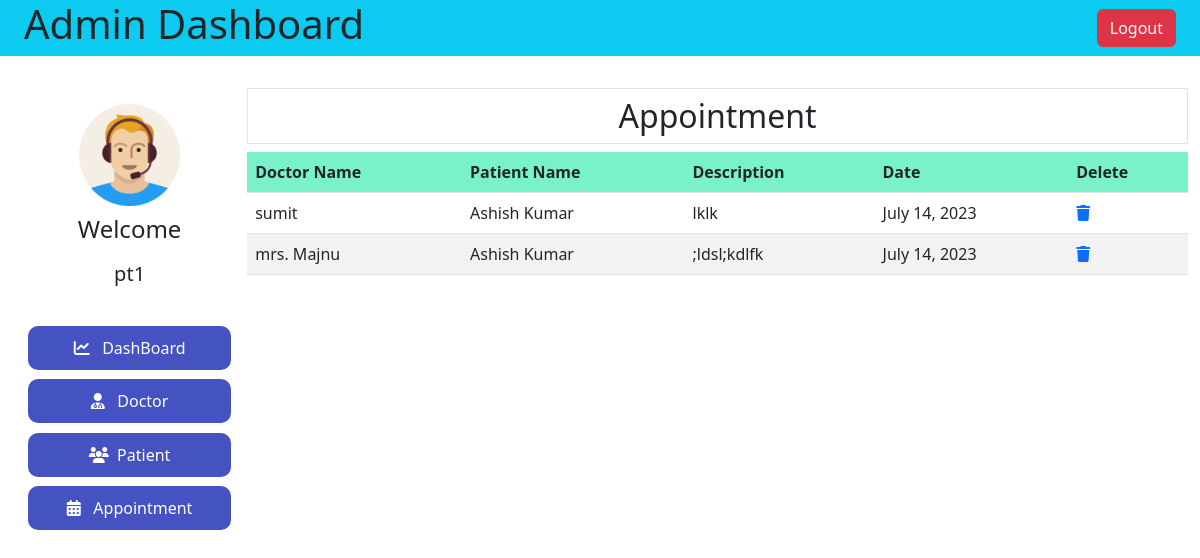
The page /admin-view-appointment/ (signed in) on the database its author committed.
### hospital/models.py (models this page shows, shortened)
class Appointment(models.Model):
    patientId = models.PositiveIntegerField(null=True)
    doctorId = models.PositiveIntegerField(null=True)
    patientName = models.CharField(max_length=40, null=True)
    doctorName = models.CharField(max_length=40, null=True)
    appointmentDate = models.DateField(auto_now=True)
    description = models.TextField(max_length=500)
    status = models.BooleanField(default=False)

### hospital/views.py (the view)
# urls.py: path('admin-view-appointment/',ViewAdminViewAppointment,name='adminViewAppointment'),
@login_required(login_url='adminlogin')
def ViewAdminViewAppointment(request):
    appointment = Appointment.objects.all().filter(status=True)
    return render(request,'hospital/adminViewAppointment.html',locals())

### templates/hospital/adminViewAppointment.html
{% extends 'hospital/adminDashboard.html' %}
{% block adminDashBoard %}
<h2 class="text-center p-2 border"> Appointment</h2>
<table class="table table-striped table-hover">
    <tr class="bg-info" >
        <th >Doctor Name</th>
        <th>Patient Name</th>
        <th>Description</th>
        <th>Date</th>
        <th>Delete</th>
    </tr>
    {% for app in appointment %}
        <tr>
        <td>{{app.doctorName}}</td>
        <td>{{app.patientName}}</td>
        <td>{{app.description}}</td>
        <td>{{app.appointmentDate}}</td>
        <td><a href="{% url 'AppointmentReject' app.id %}"><i class="fa-solid fa-trash"></i></a></td>
        </tr>
    {% endfor %}
</table>
{% endblock adminDashBoard %}

### templates/hospital/adminDashboard.html (shortened to what this page needs)
{% load static %}
<!DOCTYPE html>
<html lang="en">
  <head>
    <link rel="stylesheet" href="{% static 'hospital/css/admin.css' %}" />
    <link
      rel="stylesheet"
      href="{% static 'hospital/css/admin-responsive.css' %}"
    />
    <link
      href="https://cdn.jsdelivr.net/npm/bootstrap@5.3.0/dist/css/bootstrap.min.css"
      rel="stylesheet"
    />
    <link
      href="https://cdn.jsdelivr.net/npm/bootstrap@5.3.0/dist/css/bootstrap.min.css"
      rel="stylesheet"
    />
  </head>
  <body>
    <nav class="bg-info d-flex justify-content-between align-items-center px-4">
      <h1>Admin Dashboard</h1>
      <a href="{% url 'logout' %}"><button class="btn btn-danger">Logout</button></a>
    </nav>
    <div class="container-fluid admin">
      <div class="admin-left">
        <div>
          <img src="{% static 'hospital/images/adminpropic.png' %}" alt="" />
          <h4>Welcome</h4>
          <h5>{{request.user}}</h5>
        </div>
        <div>
          <a href="{% url 'admindashboardMain' %}"
            ><button class="active">
              <i class="fa-solid fa-chart-line"></i> &nbsp; DashBoard
            </button></a
          >
          <a href="{% url 'admindashboardDoctor'%}">
            <button>
              <i class="fa-solid fa-user-doctor"></i> &nbsp; Doctor
            </button></a
          >
          <a href="{% url 'admindashboardPatient'%}">
            <button><i class="fa-solid fa-users"></i>&nbsp; Patient</button></a
          >
          <a href="{% url 'admindashboardApppintment' %}"
            ><button>
              <i class="fa-solid fa-calendar-days"></i> &nbsp; Appointment
            </button></a
          >
        </div>
      </div>
      <div class="admin-right">
        {% block adminDashBoard %}{% endblock adminDashBoard %}
      </div>
    </div>
  </body>
</html>

### static/hospital/css/admin.css (style rules this page uses)
.admin { display: flex; margin-top: 2rem; }
.admin-left { width: 20%; height: 100vh; }
.admin-left > div { width: 100%; display: flex; flex-direction: column; align-items: center; padding: 1rem; gap: .6rem; }
.admin-left>div a { width: 100%; }
.admin-left button { width: 100%; padding: 10px; font-weight: 500; background-color: rgba(13, 30, 175, 0.764); color: white; border-radius: 10px; border: 0; }
.admin-left img { width: 50%; object-fit: cover; }
.admin-right { width: 80%; height: 100vh; }
th { background-color: aquamarine !important; }
tr:nth-child(even) { background-color: rgba(127, 255, 212, 0.346) !important; }
tr:nth-child(even) { background-color: red; }

### rows shown on the page
Appointment: doctorName "sumit", patientName "Ashish Kumar", description "lklk", appointmentDate "July 14, 2023"
Appointment: doctorName "mrs. Majnu", patientName "Ashish Kumar", description ";ldsl;kdlfk", appointmentDate "July 14, 2023"

### other values the page prints
{{ request.user }} "pt1"
